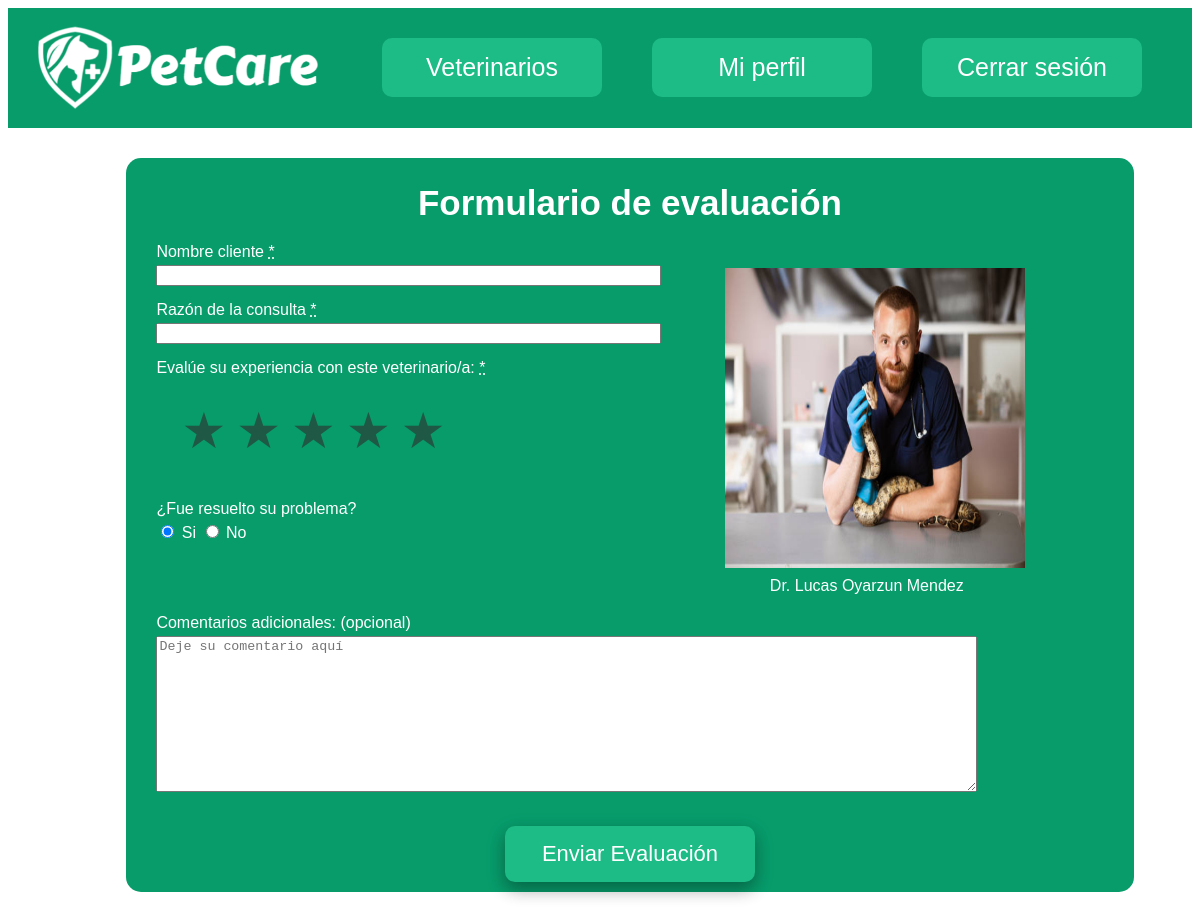
Screenshot of /evaluacionVeterinarios/2/ (signed in) with the database file from the repository.
### gestionVeterinarios/models.py (models this page shows, shortened)
class Veterinario(models.Model):
    pronombres_posibles = [('Dr.', 'Dr.'), ('Dra.','Dra.')]
    nombre = models.CharField(max_length=30)
    apellido = models.CharField(max_length=60)
    pronombre = models.CharField(max_length=5,choices=pronombres_posibles)
    descripcion = models.CharField(max_length=500, blank=True)
    foto = models.ImageField(upload_to='fotos', blank=True, null=True)
    nombre_consulta = models.CharField(max_length=80, blank=True)
    region = models.CharField(max_length=80)
    comuna = models.CharField(max_length=80)
    especialidad = models.CharField(max_length=80)
    animales = models.CharField(max_length=80)
    visitas_a_domicilio = models.BooleanField()
    urgencias = models.BooleanField()
    horario_atencion = models.CharField(max_length=300)
    telefono = models.IntegerField(blank=True, null=True)
    email = models.EmailField()
    pagina_web = models.CharField(max_length=150, blank=True)

### gestionVeterinarios/views.py (the view, shortened to what this page needs)
# urls.py: path('evaluacionVeterinarios/<id_vet>/', views.formEvaluacion, name="eval_vet"),
def formEvaluacion(request, id_vet):
    veterinario=Veterinario.objects.get(id=id_vet)
    if request.method == "GET":
        return render(request, "gestionVeterinarios/formevaluacion.html", {"veterinario":veterinario})

### gestionVeterinarios/templates/gestionVeterinarios/formevaluacion.html (shortened to what this page needs)
<!DOCTYPE html>
<html >
    <head>
    </head>
    <body>
        {% include  "gestionVeterinarios/barra.html" %}
        {% load static %}
        <div class="caja">
            <div class="seccion">Formulario de evaluación</div>
            <form method="POST">
                <div class="top">
                    <div class="izq">
                        <div class="entrada">
                            <div class="etiqueta">Nombre cliente <abbr title="Este campo es obligatorio">*</abbr></div>
                            <input type="text" name="nombre" size="60" required>
                        </div>
                        <div class="entrada">
                            <div class="etiqueta">Razón de la consulta <abbr title="Este campo es obligatorio">*</abbr></div>
                            <input type="text" name="razon_consulta" size="60" required>
                        </div>
                        <div class="entrada">
                            <div class="etiqueta">Evalúe su experiencia con este veterinario/a: <abbr title="Este campo es obligatorio">*</abbr></div>
                            <p class="clasificacion">
                                <label for="radio1" name="estrellas">★</label>
                                <label for="radio2" name="estrellas">★</label>
                                <label for="radio3" name="estrellas">★</label>
                                <label for="radio4" name="estrellas">★</label>
                                <label for="radio5" name="estrellas">★</label>
                            </p>
                        </div>
                        <div class="entrada">
                            <div class="etiqueta">¿Fue resuelto su problema?</div>
                            <input type="radio" id="si" name="problema_resuelto" value="si" checked>
                            <label for="si">Si</label>
                            <input type="radio" id="no" name="problema_resuelto" value="no">
                            <label for="si">No</label>
                        </div>
                    </div>
                    <div class="der">
                        <div class="doctor_evaluado">
                            <div class="cajafoto" name="foto">
                                {% if veterinario.foto%}
                                    <img src="{{ veterinario.foto.url }}" width="300" height="300">
                                {% else %}
                                    <img src="{% static 'gestionVeterinarios/imagen1.png' %}" width="300" height="300">
                                {% endif %}
                            </div>
                            <div class="etiqueta">{{veterinario.pronombre}} {{veterinario.nombre}} {{veterinario.apellido}}</div>
                        </div>
                    </div>
                </div>
                <div class="bot">
                    <div class="entrada">
                        <div class="etiqueta">Comentarios adicionales: (opcional)</div>
                        <textarea name="comentario" placeholder="Deje su comentario aquí" rows="10" cols="100"></textarea>
                    </div>
                    <div class="botonRegistro">
                        <button type="submit" class="registro">Enviar Evaluación</button>
                    </div>
                </div>
            </form>
        </div>
    </body>
</html>

### gestionVeterinarios/templates/gestionVeterinarios/formevaluacion.html (style rules this page uses)
.caja { background-color: #089c6b; border-radius: 15px; margin-left: 10%; margin-right: 10px; padding-top: 10px; padding-bottom: 10px; padding-right: 30px; padding-left: 30px; margin-top: 30px; margin-bottom: 20px; color: white; font-family: sans-serif; width: 80%; }
.seccion { font-family: sans-serif; font-size: 35px; margin-top: 15px; margin-bottom: 5px; font-weight: bold; text-align: center; }
.etiqueta { font-family: sans-serif; font-size: 18; margin-top: 4px; margin-bottom: 4px; }
.entrada { margin-top: 15px; margin-bottom: 15px; }
.top { overflow: hidden; }
.izq { float:left; width: 60%; }
.der { float:left; width: 30%; }
.etiqueta { font-family: Arial, Helvetica, sans-serif; font-size: 18; margin-top: 4px; margin-bottom: 4px; }
p.clasificacion { position: relative; overflow: hidden; display: inline-block; left: 20px; }
p.clasificacion label { float: right; color: #1f5845; font-size: 50px; padding: 5px; }
.doctor_evaluado { text-align: center; margin-top: 40px; }
.cajafoto { margin-bottom: 5px; }
.registro { cursor: pointer; border-radius: 10px; padding: 15px 20px; background-color: rgb(29, 187, 134); box-shadow: 0 8px 16px 0 rgba(0,0,0,0.2), 0 6px 20px 0 rgba(0,0,0,0.19); border: none; color: white; font-size: 22px; transition-duration: 0.4s; width: 250px; font-size: 18; font-weight: 60; font-family: sans-serif; display: inline; margin-top: 15px; }
.botonRegistro { text-align: center; }

### rows the page displays
Veterinario: foto (picture), pronombre "Dr.", nombre "Lucas", apellido "Oyarzun Mendez"
